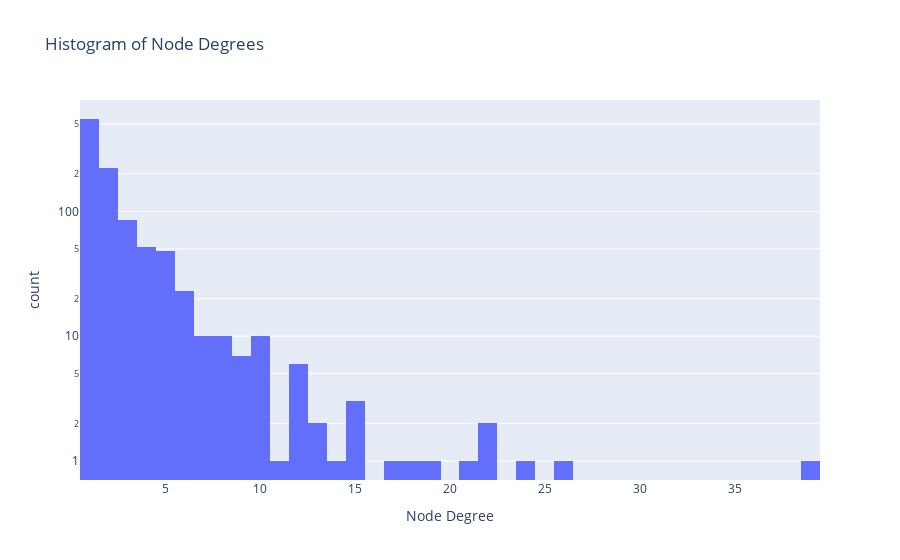
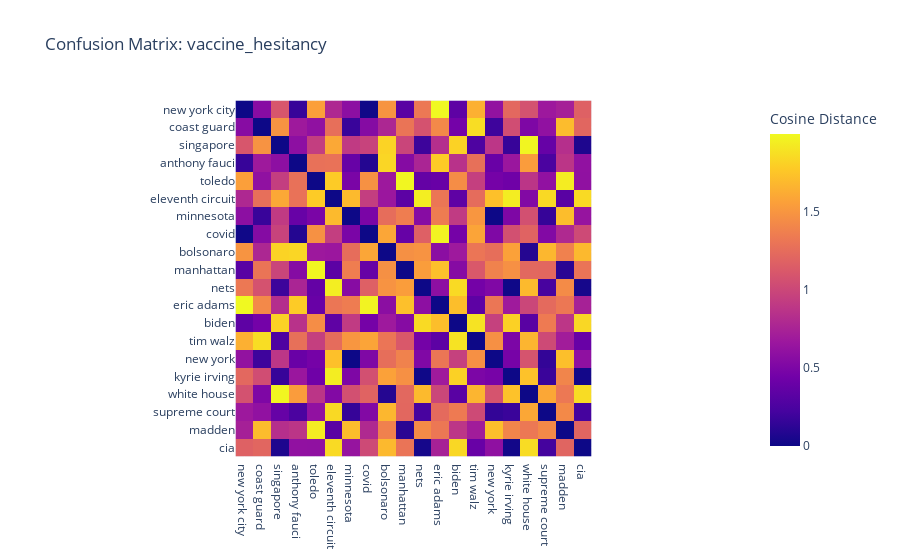

Notebook code cell kept with these figures, in order:
### Code cell
infiles = [
    "global_warming_network",
    "gun_regulations_network",
    "immigration_network",
    "inflation_network",
    "roe_v_wade_network",
    "trump_impeachment_network",
    "ukraine_war_network",
    "vaccine_hesitancy_network",
    "combined"
]

infiles = [
    "gun_regulations",
    "immigration",
    "recession_fears",
    "roe_v_wade",
    "ukraine_war",
    "vaccine_hesitancy",
]

indir = "input/Networks/"

#outdir = "output/Incremental_Datasets_2/"
#outdir = "output/archive/"
outdir = "output/Networks_v1/"
outdir = "output/random_edges/"

in_suffix = "_network.csv"

#out_suffix = "_random_walks_lr_10-3_30K_dc_095_pl_10_bs_10"
#out_suffix = "_v3_random_walk_batch_10_path_10_50K_lr_3_dim_3"
out_suffix = "_network_random_walks_lr_10-3_20K_dc_095_pl_{path_length}_bs_10"
out_suffix = "_network_random_edge_baseline_random_walks_lr_10-3_20K_dc_095_pl_10_bs_10" 

net = infiles[5] 
g, hist, diagnostic_hist = load_results(outdir, net + out_suffix)

#print(hist.keys())
#display.plot_history_with_reference(hist, "anthony fauci")
#display.plot_top_n_cluster_evaluations(g, [20, 50, 100], 2, 10)
#print(view_history(outdir, net + out_suffix))
#plot_run(outdir, net + out_suffix, "biden")
#_ = display.plot_edge_weight_histogram(g, log_scale=False)
_ = display.plot_degree_histogram(g, log_scale=True)

fig = display.plot_confusion_matrix(g, utils.get_top_n_nodes(g, 20), 2, title=net)
#_ = display.plot_cos_dist_histogram(g, title=net)
#fig.write_html("images/vaccine_heatmap.html")

""" 
write_dir = "images/networks_cluster_hdbscan/"
#write_dir = "output/cyto_pruned_networks/"
for n in infiles:
    print(n)
    fname = outdir + n + out_suffix + ".graphml"
    #fname = indir + n + in_suffix
    #g = msg_passing.load_graph_csv(fname, clean_data=True)
    #msg_passing.save_graph(g, write_dir + n + "_full.graphml")
    g = msg_passing.load_graph_graphml(fname)
    pg, _ = msg_passing.prune_graph(g)
    #print(parse_data.compute_network_stats(g, include_diameter=False))
    top_nodes = 50#len(pg.nodes())
    fig = display.plot_confusion_matrix(pg, utils.get_top_n_nodes(pg, top_nodes), 2, title=n, show=False)
    fig.write_html(write_dir + n + "_50_-1s.html")
    #msg_passing.save_graph(pg, write_dir + n + "_count.graphml")
"""

### Figure 1 — Plotly figure (JSON) as saved in the notebook; plotly's stock layout.template omitted (floating-point values rounded to 4 significant figures; data arrays with more than 128 entries replaced by an {"elided": "..."} marker saying what was removed)
{"data": [{"alignmentgroup": "True", "bingroup": "x", "hovertemplate": "Node Degree=%{x}<br>count=%{y}<extra></extra>", "legendgroup": "", "marker": {"color": "#636efa", "pattern": {"shape": ""}}, "name": "", "offsetgroup": "", "orientation": "v", "showlegend": false, "type": "histogram", "x": {"elided": "1038 int values"}, "xaxis": "x", "yaxis": "y"}], "layout": {"barmode": "relative", "legend": {"tracegroupgap": 0}, "title": {"text": "Histogram of Node Degrees"}, "xaxis": {"anchor": "y", "domain": [0, 1], "title": {"text": "Node Degree"}}, "yaxis": {"anchor": "x", "domain": [0, 1], "title": {"text": "count"}, "type": "log"}}}

### Figure 2 — Plotly figure (JSON) as saved in the notebook; plotly's stock layout.template omitted (floating-point values rounded to 4 significant figures; data arrays with more than 128 entries replaced by an {"elided": "..."} marker saying what was removed)
{"data": [{"coloraxis": "coloraxis", "hovertemplate": "x: %{x}<br>y: %{y}<br>Cosine Distance: %{z}<extra></extra>", "name": "0", "type": "heatmap", "x": ["new york city", "coast guard", "singapore", "anthony fauci", "toledo", "eleventh circuit", "minnesota", "covid", "bolsonaro", "manhattan", "nets", "eric adams", "biden", "tim walz", "new york", "kyrie irving", "white house", "supreme court", "madden", "cia"], "xaxis": "x", "y": ["new york city", "coast guard", "singapore", "anthony fauci", "toledo", "eleventh circuit", "minnesota", "covid", "bolsonaro", "manhattan", "nets", "eric adams", "biden", "tim walz", "new york", "kyrie irving", "white house", "supreme court", "madden", "cia"], "yaxis": "y", "z": {"elided": "20x20 float values"}}], "layout": {"coloraxis": {"colorbar": {"title": {"text": "Cosine Distance"}}, "colorscale": [[0, "#0d0887"], [0.1111, "#46039f"], [0.2222, "#7201a8"], [0.3333, "#9c179e"], [0.4444, "#bd3786"], [0.5556, "#d8576b"], [0.6667, "#ed7953"], [0.7778, "#fb9f3a"], [0.8889, "#fdca26"], [1, "#f0f921"]]}, "title": {"text": "Confusion Matrix: vaccine_hesitancy"}, "xaxis": {"anchor": "y", "constrain": "domain", "domain": [0, 1], "nticks": 20, "scaleanchor": "y"}, "yaxis": {"anchor": "x", "autorange": "reversed", "constrain": "domain", "domain": [0, 1], "nticks": 20}}}
